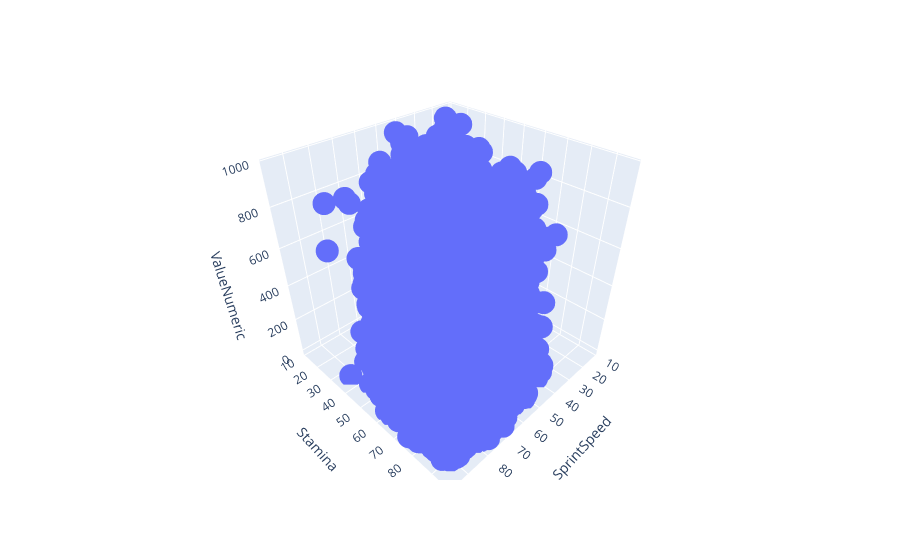

The notebook cell saved with this chart:
### Code cell
import plotly.express as px

fig = px.scatter_3d(fifa_new, x='SprintSpeed', y='Stamina', z='ValueNumeric')
fig.show()

### Figure 1 — Plotly figure (JSON) as saved in the notebook; plotly's stock layout.template omitted (floating-point values rounded to 4 significant figures; data arrays with more than 128 entries replaced by an {"elided": "..."} marker saying what was removed)
{"data": [{"hovertemplate": "SprintSpeed=%{x}<br>Stamina=%{y}<br>ValueNumeric=%{z}<extra></extra>", "legendgroup": "", "marker": {"color": "#636efa", "symbol": "circle"}, "mode": "markers", "name": "", "scene": "scene", "showlegend": false, "type": "scatter3d", "x": {"elided": "17918 int values"}, "y": {"elided": "17918 int values"}, "z": {"elided": "17918 float values"}}], "layout": {"legend": {"tracegroupgap": 0}, "margin": {"t": 60}, "scene": {"domain": {"x": [0, 1], "y": [0, 1]}, "xaxis": {"title": {"text": "SprintSpeed"}}, "yaxis": {"title": {"text": "Stamina"}}, "zaxis": {"title": {"text": "ValueNumeric"}}}}}
